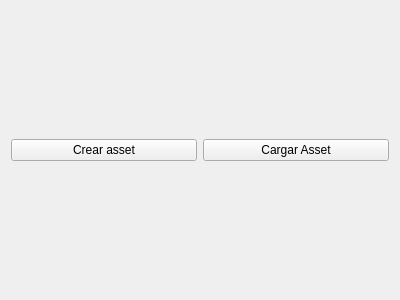
<?xml version="1.0" encoding="UTF-8"?>
<ui version="4.0">
 <class>AssetManager</class>
 <widget class="QWidget" name="AssetManager">
  <property name="geometry">
   <rect>
    <x>0</x>
    <y>0</y>
    <width>400</width>
    <height>300</height>
   </rect>
  </property>
  <property name="windowTitle">
   <string>QtAssetManager</string>
  </property>
  <layout class="QVBoxLayout" name="verticalLayout">
   <item>
    <layout class="QHBoxLayout" name="horizontalLayout">
     <property name="sizeConstraint">
      <enum>QLayout::SetMinimumSize</enum>
     </property>
     <item>
      <widget class="QPushButton" name="showCreateAssetBtn">
       <property name="text">
        <string>Crear asset</string>
       </property>
      </widget>
     </item>
     <item>
      <widget class="QPushButton" name="loadAssetBtn">
       <property name="text">
        <string>Cargar Asset</string>
       </property>
      </widget>
     </item>
    </layout>
   </item>
  </layout>
 </widget>
 <resources/>
 <connections/>
</ui>
